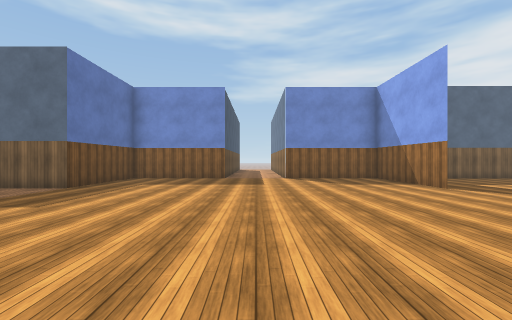
View 1 (above)

24 first-person views from a walk through a Unity game level. The camera is 1.5 m above the floor, looks level and sees 90° across. The floor is counted in squares, 2 m on a side. Each view is taken from the middle of a square. On the plan, view 1 faces up. The plan holds only what a view shows up to about 9 squares ahead; the rest is blank. The place goes on beyond the plan. The player character is not drawn. Surface patterns are stand-ins for the level's own textures.

View 2
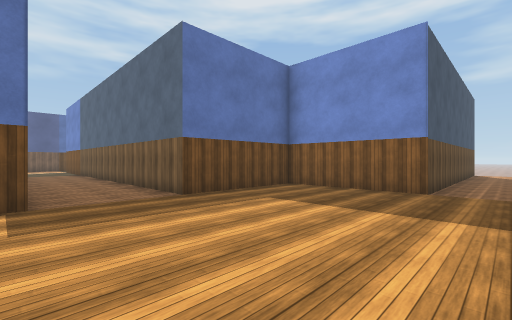

View 3
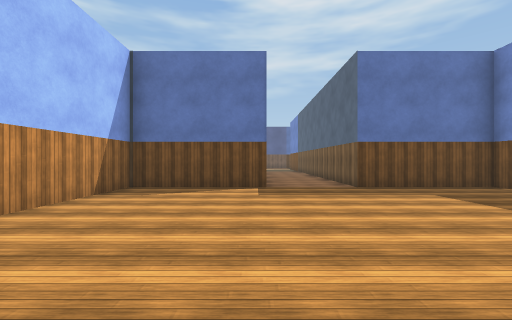

View 4
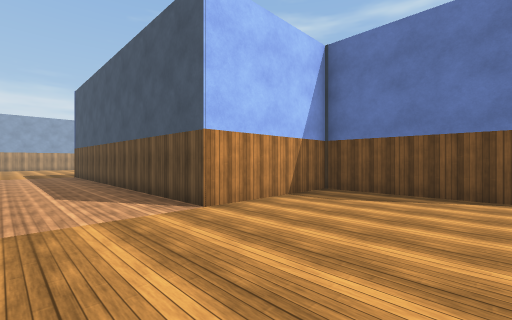

View 5
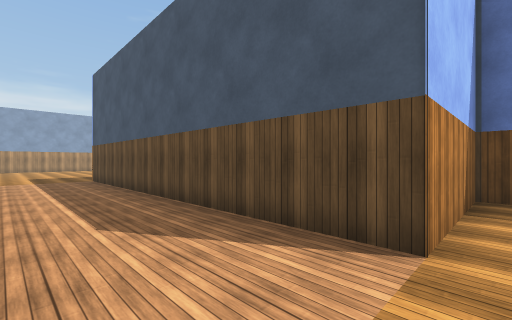

View 6
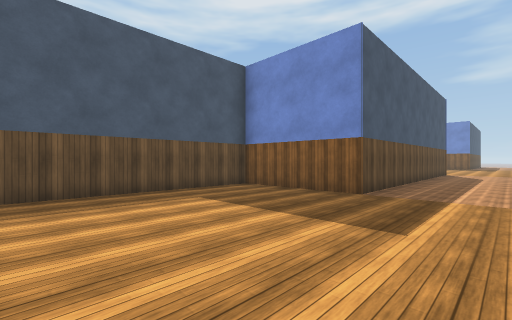

View 7
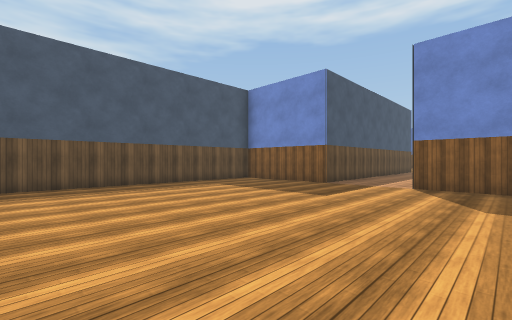

View 8
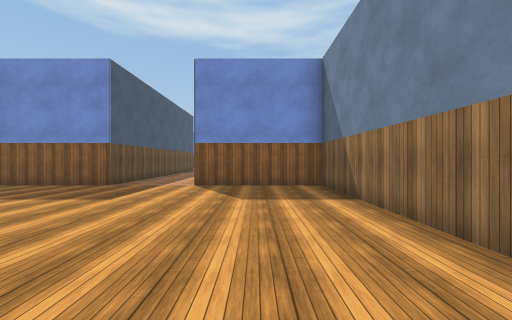

View 9
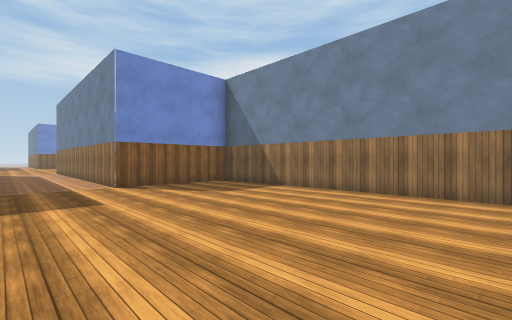

View 10
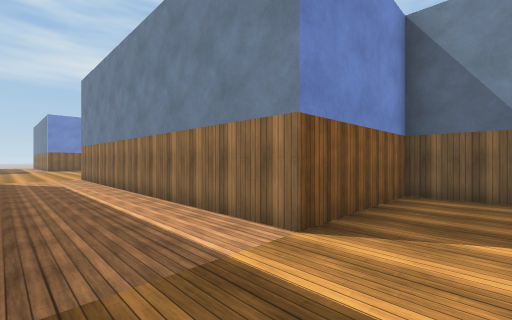

View 11
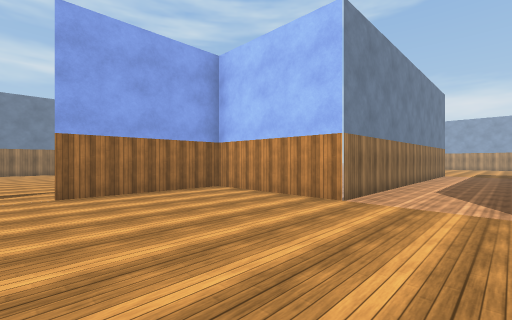

View 12
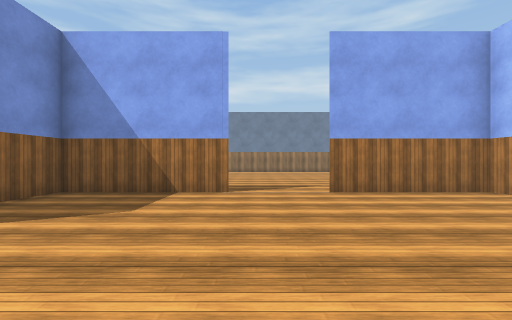

View 13
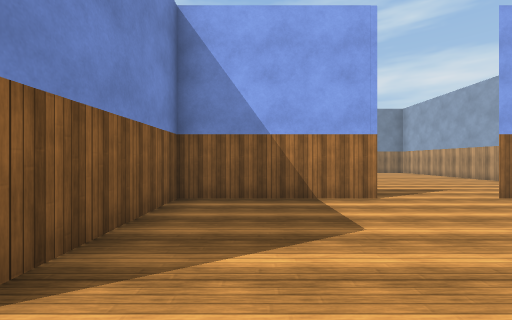

View 14
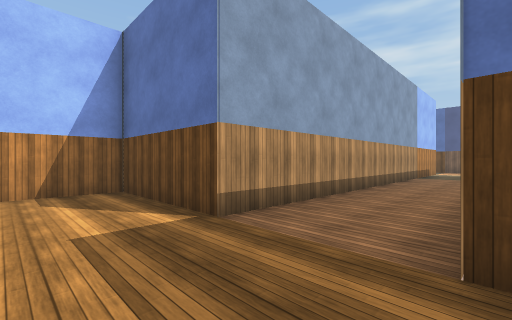

View 15
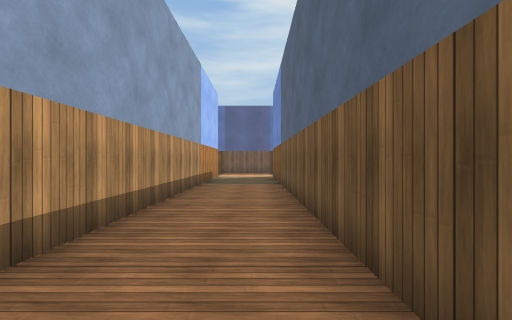

View 16
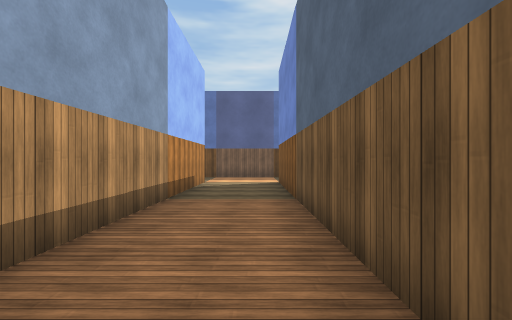

View 17
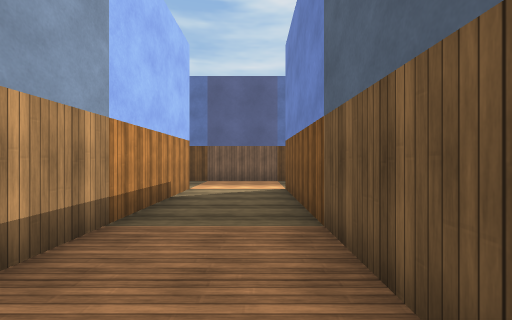

View 18
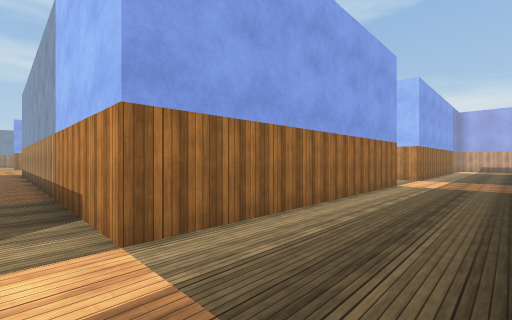

View 19
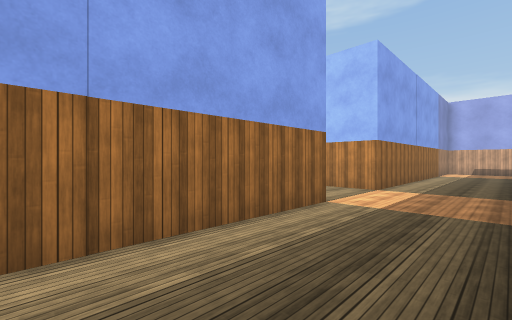

View 20
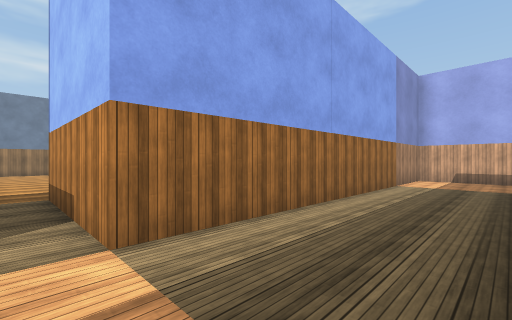

View 21
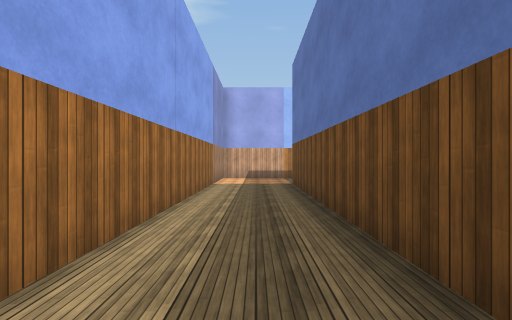

View 22
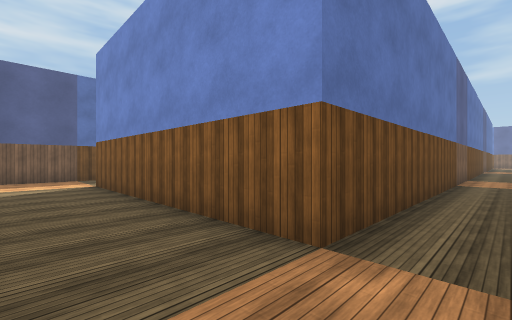

View 23
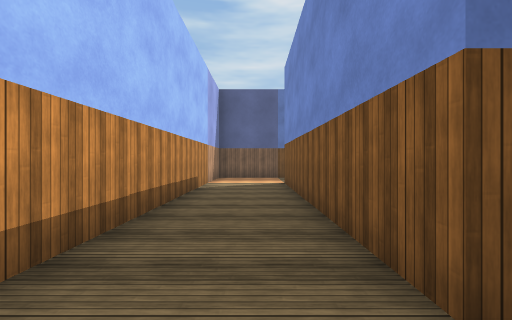

View 24
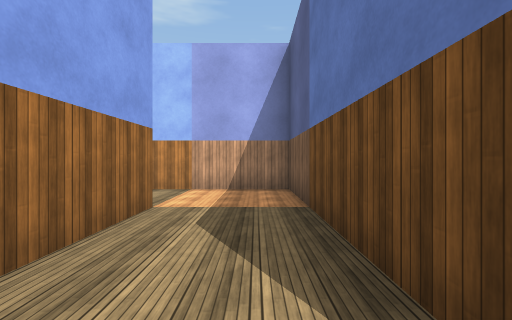

### Floor plan
Key: @ floor where view 1 was taken; # wall or solid block; . floor; v drop or lower ground.
Columns run from 31 left of view 1 to 9 right of it. Each row starts with its distance up from view 1.
 12                              #..
 11                           ####.. ####
 10                           #.........#
  9                           #.........# ..
  8                          ##.........#...
  7           ...#############v.........#...
  6           ..............................
  5           ...............................
  4           ...#############v.........#....
  3           ...#           ##.........#....
  2           ...#            #.........# ...
  1           ...#            #.........#
  0           ...#            ####.@.####
 -1           ...#               #...#
 -2           ...#               #...#
 -3          #...#               #...#
 -4          #....               #...#
 -5          #............       #...#
 -6          #...####.....       #...#
 -7          #...#               #...#
 -8          #...#               #...#
 -9  .       #...#            ####...####
-10 #..      #...#            #.........#
-11 #..#     #...#            #.........#
-12 #..#     #...#            #.........#
-13 #..#######...#            #.........#
-14 #............#            #.........#
-15 #............#            #.........#
-16 ##############            #.........#
-17                           #.........#

Positions as (right, up) in squares from view 1, and headings:
1: (0, 0), facing up
2: (0, 4), facing up-left
3: (2, 4), facing left
4: (1, 4), facing down-left
5: (1, 1), facing down-left
6: (1, -15), facing up-left
7: (3, -17), facing up-left
8: (3, -17), facing up
9: (-1, -17), facing up-right
10: (-1, -11), facing up-right
11: (-1, 5), facing down-right
12: (-1, 6), facing right
13: (0, 9), facing right
14: (-3, 7), facing down-left
15: (-7, 6), facing left
16: (-10, 6), facing left
17: (-12, 6), facing left
18: (-21, 5), facing down-right
19: (-21, 1), facing down-right
20: (-21, -5), facing down-right
21: (-20, -5), facing down
22: (-20, -15), facing up-left
23: (-20, -14), facing left
24: (-30, -9), facing down
